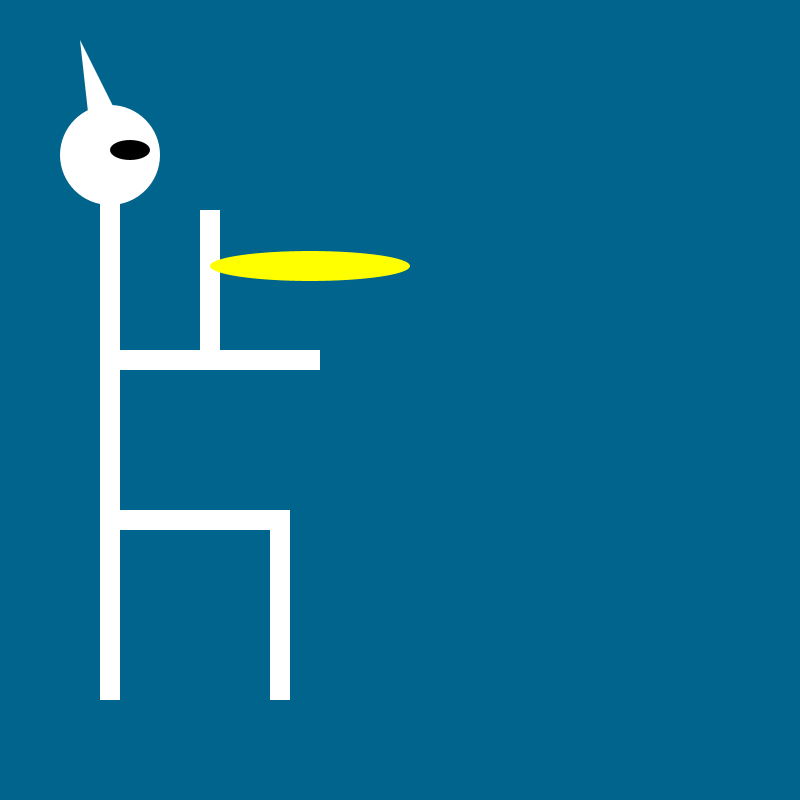
Frame 1 (no input)
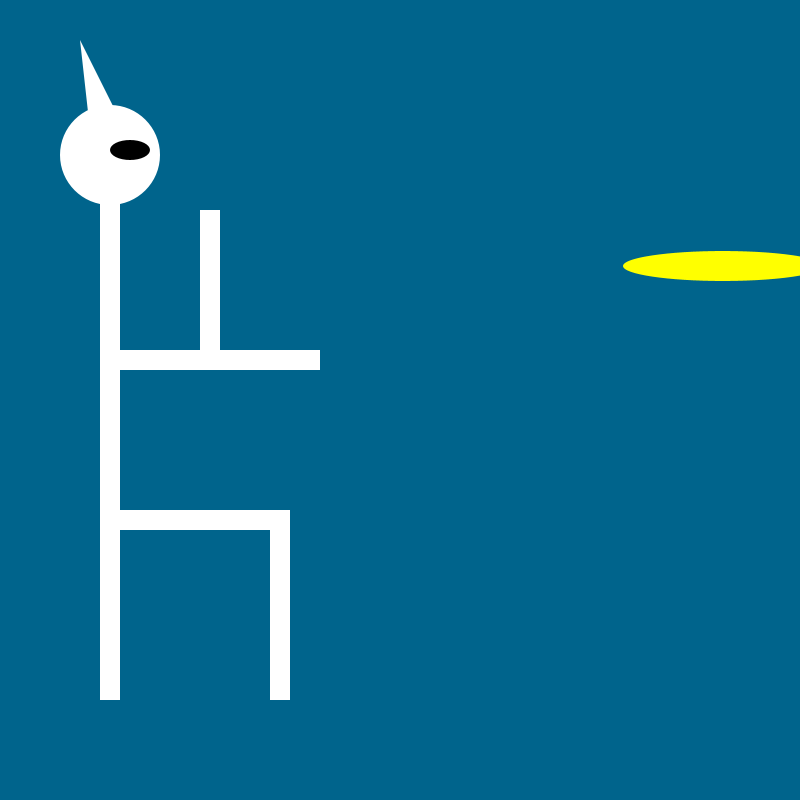
Frame 60 (the mouse pressed at the canvas centre just before this capture)
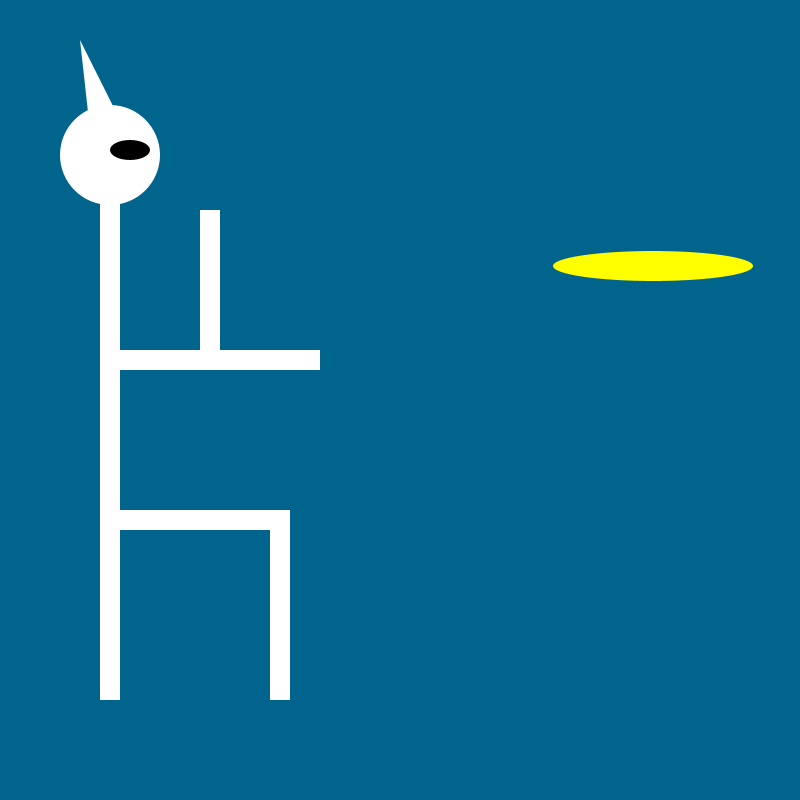
Frame 120 (the mouse held since frame 60 and released just before this capture)

The Processing sketch that drew these frames (run headless with seeded random() and noise(); from frame 60 on, the mouse is pressed at the canvas centre):

// Processing sketch: processing_113531
// ── processing_113531.pde

int eSize = 200; 
int rSize = 30;
int speed = 7; 
int x = 310;
 
void setup() {
  size(800, 800);
  noStroke(); 
  frameRate(50); 
  smooth();  
}
 
void draw() {
  background(0, 100, 140); 
  fill(255);
  noStroke();
  rect(100, 200, 20, 500);
  noStroke();
  rect(120, 350, 200, 20);
  noStroke();
  rect(120, 510, 170, 20);
  noStroke();
  rect(270, 530, 20, 170);
  noStroke();
  rect(200, 210, 20, 140);

  noStroke();
  triangle(90, 130, 120, 120, 80, 40);

  smooth();
  noStroke();
  ellipse(110, 155, 100, 100);

  fill(0);
  noStroke();
  ellipse(130, 150, 40, 20);
  
  fill(255, 255, 0);
  ellipse(x, height/3, eSize, rSize); 
  x = x + speed; 
  if (x >= width) {
    x = 310;
  }
}
